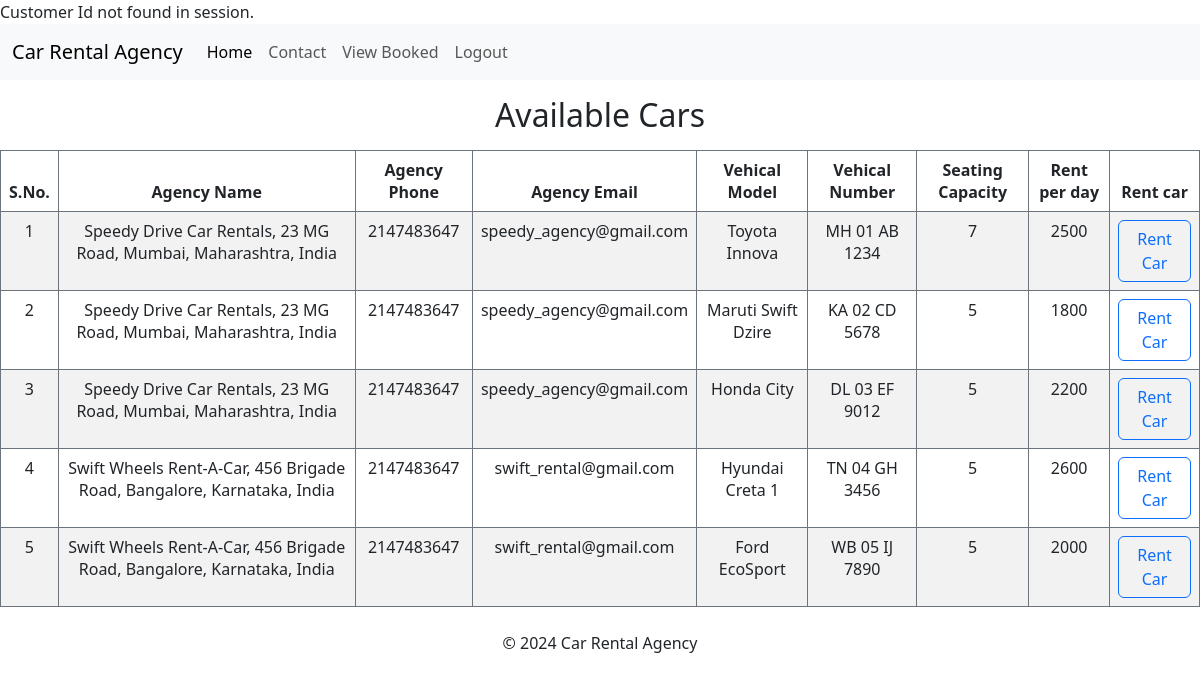
/customer/available.php, run on the app's committed database.
### tables this page shows
CREATE TABLE `vehical_table` (
  `vehicle_id` int(11) NOT NULL,
  `agency_id` int(11) DEFAULT NULL,
  `v_model` varchar(600) DEFAULT NULL,
  `v_number` varchar(600) DEFAULT NULL,
  `v_seat` int(11) DEFAULT NULL,
  `v_rent` int(11) DEFAULT NULL
);

CREATE TABLE `registerd_agency` (
  `id` int(11) NOT NULL,
  `agency_id` int(11) NOT NULL,
  `user_type` varchar(500) NOT NULL,
  `a_name` varchar(255) NOT NULL,
  `a_add` varchar(500) NOT NULL,
  `a_phone`  varchar(500) NOT NULL,
  `a_email` varchar(500) DEFAULT NULL,
  `a_pass` varchar(500) DEFAULT NULL
);

### customer/available.php (the view, shortened to what this page needs)
<!DOCTYPE html>
<html lang="en">
<head>
    <link href="https://cdn.jsdelivr.net/npm/bootstrap@5.3.0-alpha1/dist/css/bootstrap.min.css" rel="stylesheet">
</head>
<body>
    <?php
    require("nav.php");
    ?>
<h2 class="text-center my-3">Available Cars</h2>
    <table class="table table-bordered text-center border-secondary table-striped table-hover">
        <thead>
            <tr>
                <th>S.No.</th>
                <th>Agency Name</th>
                <th>Agency Phone</th>
                <th>Agency Email</th>
                <th>Vehical Model</th>
                <th>Vehical Number</th>
                <th>Seating Capacity</th>
                <th>Rent per day</th>
                <th>Rent car</th>
            </tr>
        </thead>
        <tbody>
        <?php
require('../config.php');
$sql = "SELECT v.*, a.* FROM vehical_table v
        INNER JOIN registerd_agency a ON v.agency_id = a.agency_id";
$result = mysqli_query($conn, $sql);
$i = 1;
while ($row = mysqli_fetch_assoc($result)) {
    echo "<tr>";
    echo "<td>" . $i . "</td>";
    echo "<td>" . $row['a_name'].", ".  $row['a_add']. "</td>";
    echo "<td>" . $row['a_phone'] . "</td>";
    echo "<td>" . $row['a_email'] . "</td>";
    echo "<td>" . $row['v_model'] . "</td>";
    echo "<td>" . $row['v_number'] . "</td>";
    echo "<td>" . $row['v_seat'] . "</td>";
    echo "<td>" . $row['v_rent'] . "</td>";
    echo "<td>
        <button class='btn btn-outline-primary rent-btn' data-bs-toggle='modal' data-bs-target='#rentModal' onclick='showVehicleData(this)' data-vehicle-id='" . $row['vehicle_id'] . "' data-agency-id='" . $row['agency_id'] . "'>Rent Car</button>
    </td>";
    echo "</tr>";
    $i++;
}
?>
        </tbody>
    </table>
    <footer>
        <div class="container mt-4">
            <div class="row">
                <div class="col-md-12 text-center">
                    <p>&copy; 2024 Car Rental Agency</p>
                </div>
            </div>
        </div>
    </footer>
</body>
</html>

### data on the page
vehical_table: registerd_agency.a_name "Speedy Drive Car Rentals", registerd_agency.a_add "23 MG Road, Mumbai, Maharashtra, India", registerd_agency.a_phone "2147483647", registerd_agency.a_email "speedy_agency@gmail.com", v_model "Toyota Innova", v_number "MH 01 AB 1234", v_seat "7", v_rent "2500"
vehical_table: registerd_agency.a_name "Speedy Drive Car Rentals", registerd_agency.a_add "23 MG Road, Mumbai, Maharashtra, India", registerd_agency.a_phone "2147483647", registerd_agency.a_email "speedy_agency@gmail.com", v_model "Maruti Swift Dzire", v_number "KA 02 CD 5678", v_seat "5", v_rent "1800"
vehical_table: registerd_agency.a_name "Speedy Drive Car Rentals", registerd_agency.a_add "23 MG Road, Mumbai, Maharashtra, India", registerd_agency.a_phone "2147483647", registerd_agency.a_email "speedy_agency@gmail.com", v_model "Honda City", v_number "DL 03 EF 9012", v_seat "5", v_rent "2200"
vehical_table: registerd_agency.a_name "Swift Wheels Rent-A-Car", registerd_agency.a_add "456 Brigade Road, Bangalore, Karnataka, India", registerd_agency.a_phone "2147483647", registerd_agency.a_email "swift_rental@gmail.com", v_model "Hyundai Creta 1", v_number "TN 04 GH 3456", v_seat "5", v_rent "2600"
vehical_table: registerd_agency.a_name "Swift Wheels Rent-A-Car", registerd_agency.a_add "456 Brigade Road, Bangalore, Karnataka, India", registerd_agency.a_phone "2147483647", registerd_agency.a_email "swift_rental@gmail.com", v_model "Ford EcoSport", v_number "WB 05 IJ 7890", v_seat "5", v_rent "2000"
